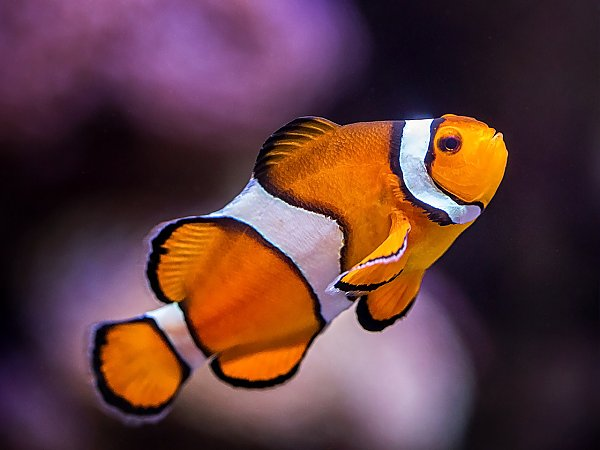
#> input picture src/HW1/dataset/train/imgs/nemo002.jpg, 600 x 450 px; its folder holds only this picture in this run
$ python main.py
#> lines starting #> are read from the running program, lines starting #| are printed output that depends on the picture; after the words box and inside, x2 and y2 are one past the last pixel; in counts of white or black regions, pixels touching at a corner belong together
#> further down, img is the input picture: shape (450, 600, 3); mean B, G, R 61.5, 59.1, 95.2
import cv2
import glob
import numpy as np
import os.path as osp
from argparse import ArgumentParser
from utils.compute_iou import compute_ious


def segment_fish(img):
    """
    This method should compute masks for given image
    Params:
        img (np.ndarray): input image in BGR format
    Returns:
        mask (np.ndarray): fish mask. should contain bool values
    """

    img_rgb = cv2.cvtColor(img, cv2.COLOR_BGR2RGB)
    img_hsv = cv2.cvtColor(img_rgb, cv2.COLOR_RGB2HSV)
#> img_hsv: shape (450, 600, 3); mean H, S, V 122.1, 130.8, 98.7

    light_orange = np.array((0, 169, 150))
    dark_orange = np.array((100, 255, 255))
    light_white = np.array((70, 0, 200))
    dark_white = np.array((145, 180, 255))

    orange_mask = cv2.inRange(img_hsv, light_orange, dark_orange)
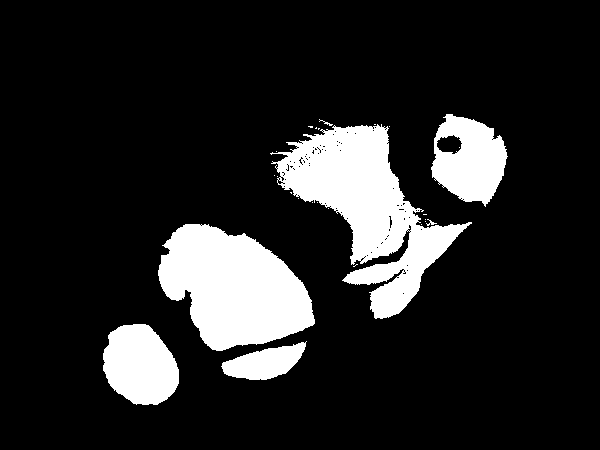
#> orange_mask: shape (450, 600); 14.8% white; 26 white regions (19 under 20 px), largest, box (x1, y1, x2, y2) and area: (270, 124, 472, 319) 15265, (158, 224, 315, 351) 13242, (103, 324, 179, 405) 4698
    white_mask = cv2.inRange(img_hsv, light_white, dark_white)
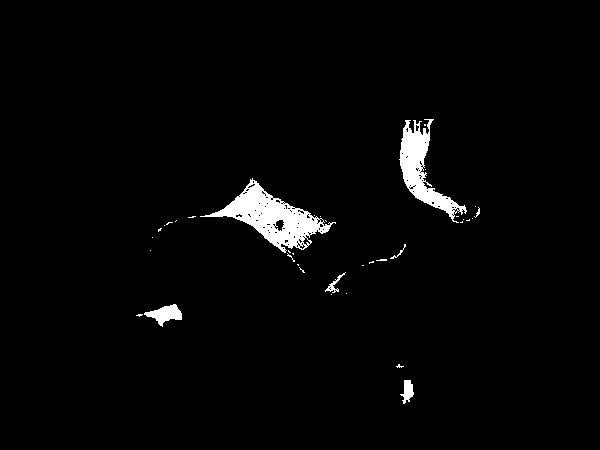
#> white_mask: shape (450, 600); 2.4% white; 37 white regions (30 under 20 px), largest, box (x1, y1, x2, y2) and area: (200, 178, 336, 253) 3356, (399, 119, 467, 223) 2204, (144, 304, 182, 327) 435

    result_mask = orange_mask + white_mask
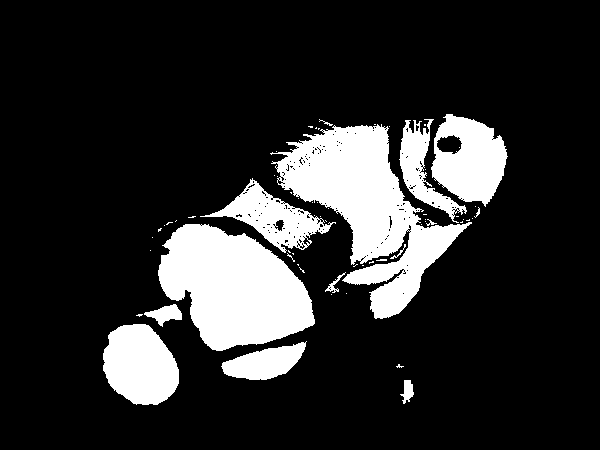
#> result_mask: shape (450, 600); 17.2% white; 63 white regions (49 under 20 px), largest, box (x1, y1, x2, y2) and area: (270, 124, 472, 319) 15265, (158, 224, 315, 351) 13242, (103, 324, 179, 405) 4698

    kernel = cv2.getStructuringElement(cv2.MORPH_ELLIPSE, (79, 60))
    closing = cv2.morphologyEx(result_mask, cv2.MORPH_CLOSE, kernel)
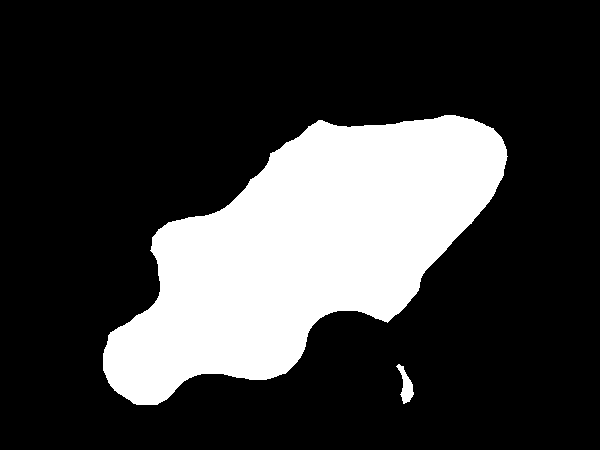
#> closing: shape (450, 600); 23.5% white; 2 white regions, box (x1, y1, x2, y2) and area: (103, 115, 508, 405) 63228, (396, 364, 414, 404) 324
    opening = cv2.morphologyEx(closing, cv2.MORPH_OPEN, kernel)
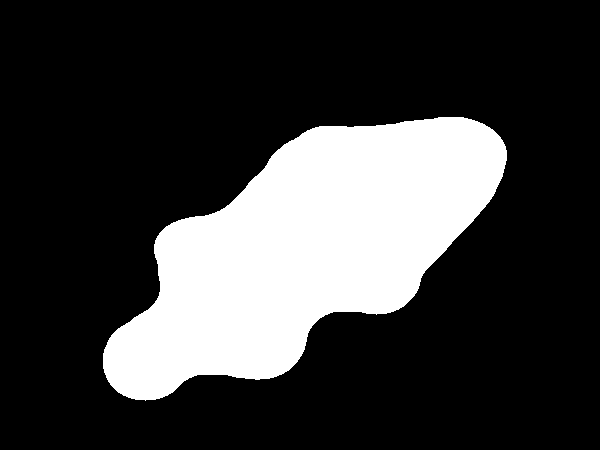
#> opening: shape (450, 600); 23.1% white; 1 white region, box (x1, y1, x2, y2) and area: (103, 117, 507, 401) 62456
    return opening


if __name__ == "__main__":

    parser = ArgumentParser()
    parser.add_argument("--is_train", action="store_true")
    args = parser.parse_args()
    stage = 'train' # if args.is_train else 'test'
    data_root = osp.join("dataset", stage, "imgs")
    img_paths = glob.glob(osp.join(data_root, "*.jpg"))
    len(img_paths)

    masks = dict()
    for path in img_paths:
        img = cv2.imread(path)
        mask = segment_fish(img)
        masks[osp.basename(path)] = mask
    print(compute_ious(masks, osp.join("dataset", stage, "masks")))
#> (this line was passed over: utils is not available in this run)
